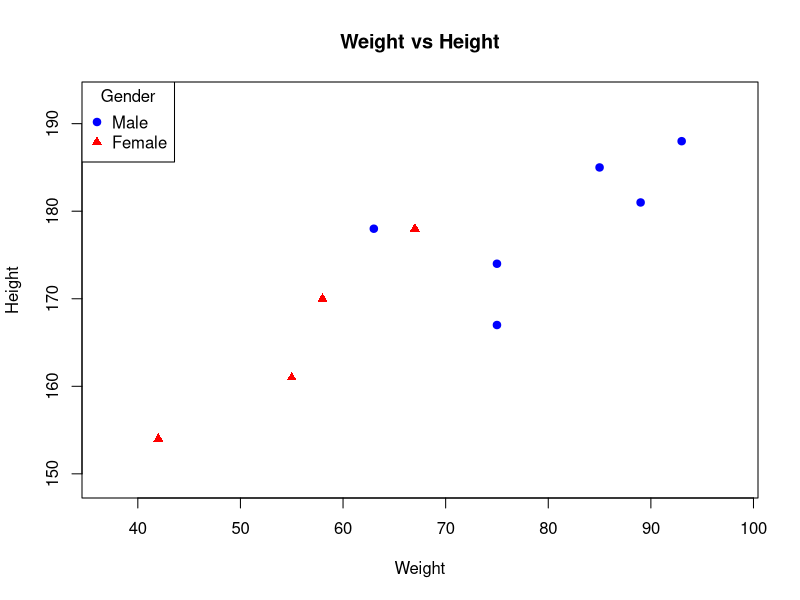
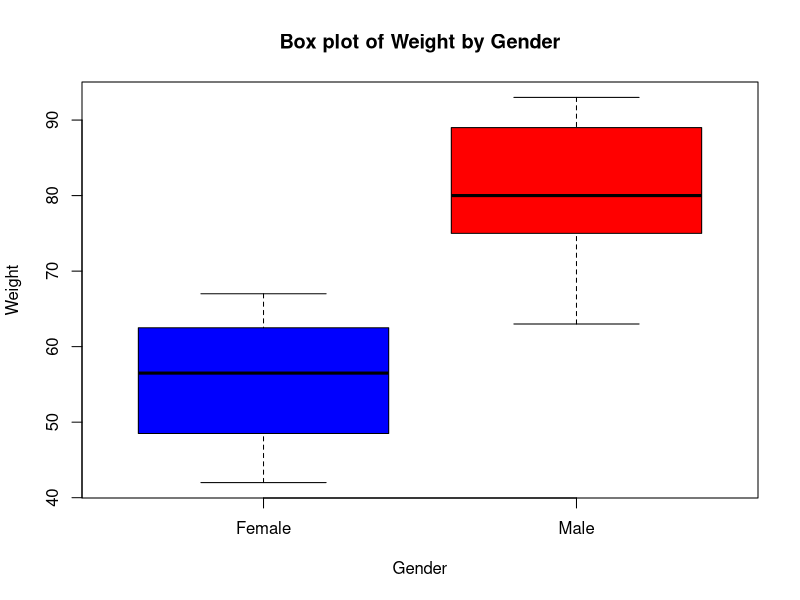

Write the R code that produced these figures, in order.
# Sample data
data <- data.frame(
  gender = c("Female", "Male","Male", "Female", "Male", "Male", "Female", "Male","Male", "Female"),
  weight = c(55, 85, 75,42,93,63,58,75,89,67),
  height = c(161,185,174,154,188,178,170,167,181,178 )
)

# Create a scatter plot
plot(data$weight, data$height, 
     xlab = "Weight", ylab = "Height", 
     main = "Weight vs Height", 
     pch = ifelse(data$gender == "Male", 19, 17), 
     col = ifelse(data$gender == "Male", "blue", "red"),
     xlim = c(min(data$weight) - 5, max(data$weight) + 5),
     ylim = c(min(data$height) - 5, max(data$height) + 5))

# Add legend
legend("topleft", legend = c("Male", "Female"), 
       pch = c(19, 17), col = c("blue", "red"), title = "Gender")

# Box plot
boxplot(weight ~ gender, data = data, 
        xlab = "Gender", ylab = "Weight", 
        main = "Box plot of Weight by Gender",
        col = c("blue", "red"))